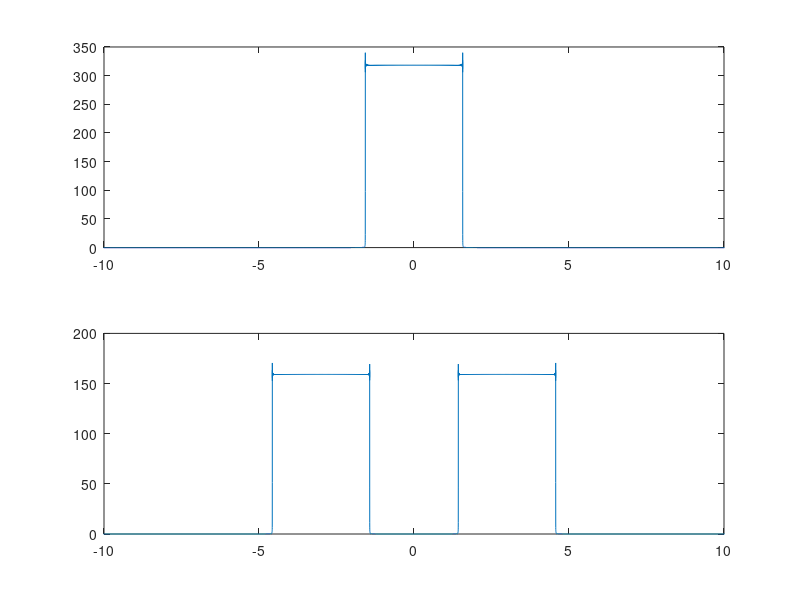

Reproduce this figure in MATLAB.
subplot(2,1,1);
t=[-100:0.001:100];
Y = 5*sinc(5*pi*t);
result = fft (Y);
rest = fftshift(abs(result));
plot (t,rest);
axis([-10 10]);
subplot(2,1,2);
r = Y.* cos(30*pi*t );
result = fft (r);
rest = fftshift(abs(result));
plot (t,rest);
axis([-10 10]);